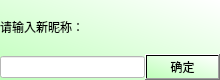
<?xml version="1.0" encoding="UTF-8"?>
<ui version="4.0">
 <class>ResetNickname</class>
 <widget class="QDialog" name="ResetNickname">
  <property name="geometry">
   <rect>
    <x>0</x>
    <y>0</y>
    <width>220</width>
    <height>80</height>
   </rect>
  </property>
  <property name="windowTitle">
   <string>Dialog</string>
  </property>
  <property name="styleSheet">
   <string notr="true">background-color: qlineargradient(spread:pad, x1:0, y1:1, x2:1, y2:0, stop:0 rgba(191, 255, 186, 255), stop:1 rgba(255, 255, 255, 255));</string>
  </property>
  <layout class="QVBoxLayout" name="verticalLayout_2">
   <property name="spacing">
    <number>0</number>
   </property>
   <property name="leftMargin">
    <number>0</number>
   </property>
   <property name="topMargin">
    <number>0</number>
   </property>
   <property name="rightMargin">
    <number>0</number>
   </property>
   <property name="bottomMargin">
    <number>0</number>
   </property>
   <item>
    <layout class="QVBoxLayout" name="verticalLayout">
     <item>
      <widget class="QLabel" name="label">
       <property name="styleSheet">
        <string notr="true">font: 75 14pt &quot;方正姚体&quot;;
background:transparent;</string>
       </property>
       <property name="text">
        <string>请输入新昵称：</string>
       </property>
      </widget>
     </item>
     <item>
      <layout class="QHBoxLayout" name="horizontalLayout">
       <item>
        <widget class="QLineEdit" name="text_newNickname">
         <property name="styleSheet">
          <string notr="true">background-color: rgb(255, 255, 255);</string>
         </property>
        </widget>
       </item>
       <item>
        <widget class="QPushButton" name="Btt_confirm">
         <property name="styleSheet">
          <string notr="true">font: 75 10pt &quot;方正姚体&quot;;</string>
         </property>
         <property name="text">
          <string>确定</string>
         </property>
        </widget>
       </item>
      </layout>
     </item>
    </layout>
   </item>
  </layout>
 </widget>
 <resources/>
 <connections/>
</ui>
